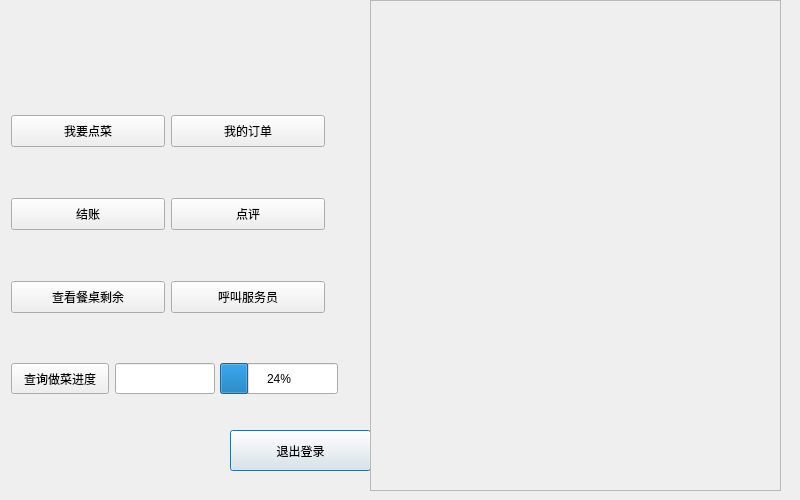
<?xml version="1.0" encoding="UTF-8"?>
<ui version="4.0">
 <class>Customers</class>
 <widget class="QDialog" name="Customers">
  <property name="geometry">
   <rect>
    <x>0</x>
    <y>0</y>
    <width>800</width>
    <height>500</height>
   </rect>
  </property>
  <property name="windowTitle">
   <string>Dialog</string>
  </property>
  <property name="styleSheet">
   <string notr="true">background-image: url(:/images/userchoicebackground.png);</string>
  </property>
  <widget class="QPushButton" name="pushButton">
   <property name="geometry">
    <rect>
     <x>230</x>
     <y>430</y>
     <width>141</width>
     <height>41</height>
    </rect>
   </property>
   <property name="text">
    <string>退出登录</string>
   </property>
  </widget>
  <widget class="QScrollArea" name="scrollareaviewpayorder">
   <property name="geometry">
    <rect>
     <x>370</x>
     <y>0</y>
     <width>411</width>
     <height>491</height>
    </rect>
   </property>
   <property name="widgetResizable">
    <bool>true</bool>
   </property>
   <widget class="QWidget" name="scrollAreaWidgetContents_3">
    <property name="geometry">
     <rect>
      <x>0</x>
      <y>0</y>
      <width>409</width>
      <height>489</height>
     </rect>
    </property>
   </widget>
  </widget>
  <widget class="QPushButton" name="commentbtn_3">
   <property name="geometry">
    <rect>
     <x>171</x>
     <y>198</y>
     <width>154</width>
     <height>32</height>
    </rect>
   </property>
   <property name="styleSheet">
    <string notr="true">
font: 75 16pt &quot;方正隶书_GBK&quot;;</string>
   </property>
   <property name="text">
    <string>点评</string>
   </property>
   <property name="icon">
    <iconset resource="images.qrc">
     <normaloff>:/images/CommentIcon.jpg</normaloff>:/images/CommentIcon.jpg</iconset>
   </property>
  </widget>
  <widget class="QProgressBar" name="progressBar">
   <property name="geometry">
    <rect>
     <x>220</x>
     <y>363</y>
     <width>118</width>
     <height>31</height>
    </rect>
   </property>
   <property name="value">
    <number>24</number>
   </property>
  </widget>
  <widget class="QLineEdit" name="checkdishlineEdit">
   <property name="geometry">
    <rect>
     <x>115</x>
     <y>363</y>
     <width>100</width>
     <height>31</height>
    </rect>
   </property>
   <property name="text">
    <string/>
   </property>
  </widget>
  <widget class="QPushButton" name="checkdish">
   <property name="geometry">
    <rect>
     <x>11</x>
     <y>363</y>
     <width>98</width>
     <height>31</height>
    </rect>
   </property>
   <property name="text">
    <string>查询做菜进度</string>
   </property>
  </widget>
  <widget class="QPushButton" name="foodplatebtn_3">
   <property name="geometry">
    <rect>
     <x>171</x>
     <y>115</y>
     <width>154</width>
     <height>32</height>
    </rect>
   </property>
   <property name="styleSheet">
    <string notr="true">
font: 75 16pt &quot;方正隶书_GBK&quot;;</string>
   </property>
   <property name="text">
    <string>我的订单</string>
   </property>
   <property name="icon">
    <iconset resource="images.qrc">
     <normaloff>:/images/foodplateIcon.jpg</normaloff>:/images/foodplateIcon.jpg</iconset>
   </property>
  </widget>
  <widget class="QPushButton" name="paybtn_3">
   <property name="geometry">
    <rect>
     <x>11</x>
     <y>198</y>
     <width>154</width>
     <height>32</height>
    </rect>
   </property>
   <property name="styleSheet">
    <string notr="true">
font: 75 16pt &quot;方正隶书_GBK&quot;;</string>
   </property>
   <property name="text">
    <string>结账</string>
   </property>
   <property name="icon">
    <iconset resource="images.qrc">
     <normaloff>:/images/PayIcon.jpg</normaloff>:/images/PayIcon.jpg</iconset>
   </property>
  </widget>
  <widget class="QPushButton" name="menubtn_3">
   <property name="geometry">
    <rect>
     <x>11</x>
     <y>115</y>
     <width>154</width>
     <height>32</height>
    </rect>
   </property>
   <property name="styleSheet">
    <string notr="true">
font: 75 16pt &quot;方正隶书_GBK&quot;;</string>
   </property>
   <property name="text">
    <string>我要点菜</string>
   </property>
   <property name="icon">
    <iconset resource="images.qrc">
     <normaloff>:/images/MenuIcon.jpg</normaloff>:/images/MenuIcon.jpg</iconset>
   </property>
  </widget>
  <widget class="QPushButton" name="callwaiterbtn_3">
   <property name="geometry">
    <rect>
     <x>171</x>
     <y>281</y>
     <width>154</width>
     <height>32</height>
    </rect>
   </property>
   <property name="styleSheet">
    <string notr="true">
font: 75 16pt &quot;方正隶书_GBK&quot;;</string>
   </property>
   <property name="text">
    <string>呼叫服务员</string>
   </property>
   <property name="icon">
    <iconset resource="images.qrc">
     <normaloff>:/images/ServerIcon.jpg</normaloff>:/images/ServerIcon.jpg</iconset>
   </property>
  </widget>
  <widget class="QPushButton" name="serchtablebtn_3">
   <property name="geometry">
    <rect>
     <x>11</x>
     <y>281</y>
     <width>154</width>
     <height>32</height>
    </rect>
   </property>
   <property name="styleSheet">
    <string notr="true">
font: 75 16pt &quot;方正隶书_GBK&quot;;</string>
   </property>
   <property name="text">
    <string>查看餐桌剩余</string>
   </property>
   <property name="icon">
    <iconset resource="images.qrc">
     <normaloff>:/images/TableIcon.jpg</normaloff>:/images/TableIcon.jpg</iconset>
   </property>
  </widget>
 </widget>
 <resources>
  <include location="images.qrc"/>
 </resources>
 <connections/>
</ui>
